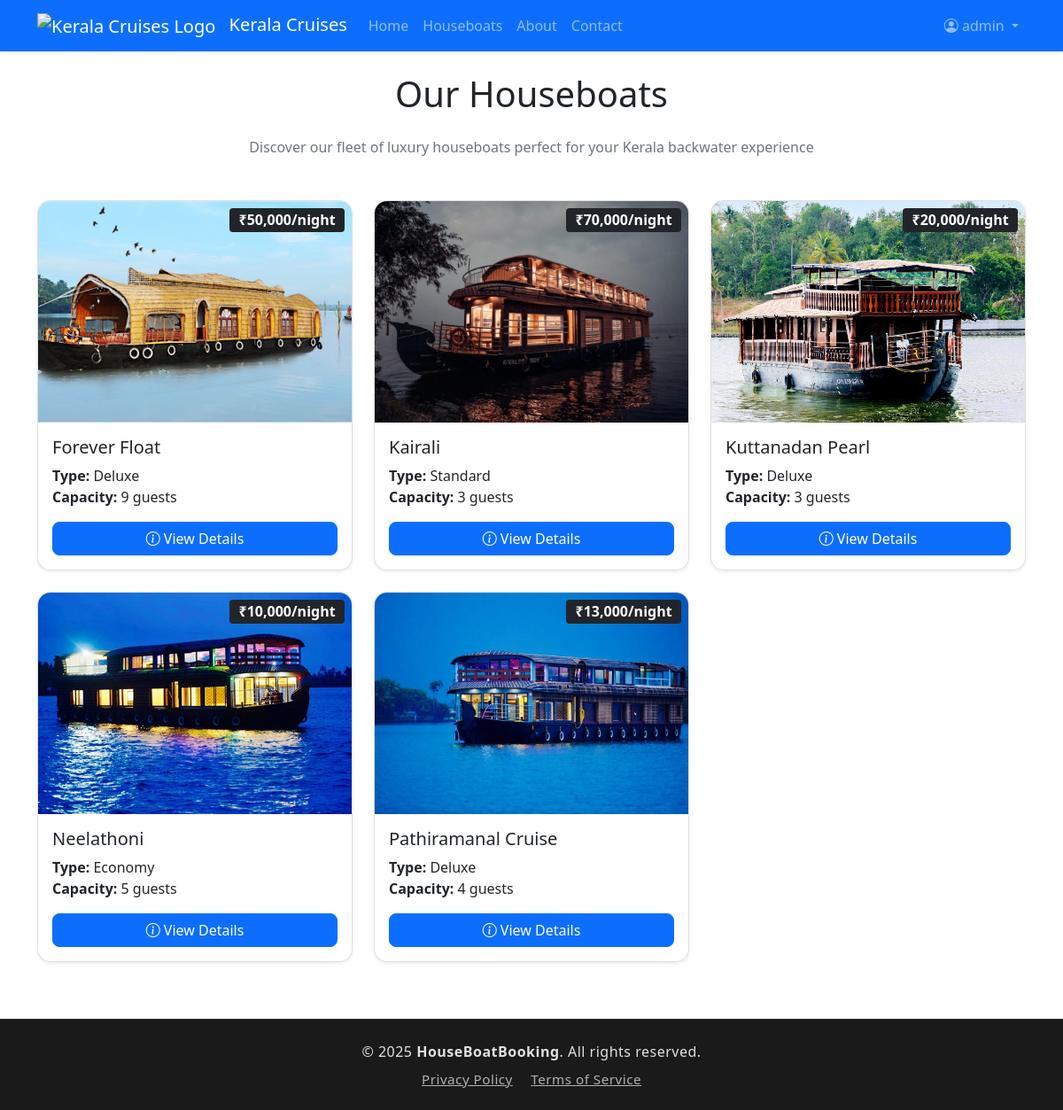
The page /frontend/pages/boats.php (signed in) on the database its author committed.
### tables this page shows
CREATE TABLE IF NOT EXISTS `boats` (
  `id` int NOT NULL AUTO_INCREMENT,
  `boat_name` varchar(100) NOT NULL,
  `boat_type` varchar(100) NOT NULL,
  `capacity` int NOT NULL,
  `price` decimal(10,2) NOT NULL,
  `image` varchar(255) DEFAULT NULL,
  `description` text,
  `status` enum('available','maintenance','booked') DEFAULT 'available',
  PRIMARY KEY (`id`)
);

### frontend/pages/boats.php (the view, shortened to what this page needs)
<?php
include '../../backend/inc/db_connect.php';
?>
<!DOCTYPE html>
<html lang="en">
<head>
    <link href="https://cdn.jsdelivr.net/npm/bootstrap@5.0.2/dist/css/bootstrap.min.css" rel="stylesheet">
    <link href="https://cdn.jsdelivr.net/npm/bootstrap-icons/font/bootstrap-icons.css" rel="stylesheet">
    <link rel="stylesheet" href="https://cdn.jsdelivr.net/npm/swiper@11/swiper-bundle.min.css" />
    <link rel="stylesheet" href="../../css/custom.css">
</head>
<body>
    <?php include '../includes/navbar.php'; ?>
    <div class="container mt-4">
        <div class="row">
            <div class="col-12">
                <h1 class="text-center mb-4">Our Houseboats</h1>
                <p class="text-center text-muted mb-5">Discover our fleet of luxury houseboats perfect for your Kerala backwater experience</p>
            </div>
        </div>
        <div class="row">
            <?php
            $result = $conn->query("SELECT * FROM boats WHERE status = 'available' ORDER BY boat_name");
            if (!$result) {
                echo '<div class="col-12"><div class="alert alert-danger">Database query failed: ' . $conn->error . '</div></div>';
            } else if ($result->num_rows > 0) {
                while ($row = $result->fetch_assoc()) {
                    $images = array();
                    if (!empty($row['image'])) {
                        $decoded = json_decode($row['image'], true);
                        if (is_array($decoded)) {
                            $images = $decoded;
                        } else {
                            $images = array($row['image']);
                        }
                    }
                    $mainImage = !empty($images[0]) ? "/HouseBoatBooking/uploads/boats/" . $images[0] : "/HouseBoatBooking/img/b1.jpg";
                    echo '<div class="col-md-4 mb-4">
                        <div class="card h-100 shadow-sm">
                            <div class="position-relative">
                                <img src="' . $mainImage . '" class="card-img-top" alt="' . htmlspecialchars($row['boat_name']) . '" style="height: 250px; object-fit: cover;">
                                <div class="position-absolute top-0 end-0 m-2">
                                    <span class="badge bg-dark bg-opacity-75 fs-6">₹' . number_format($row['price']) . '/night</span>
                                </div>
                            </div>
                            <div class="card-body d-flex flex-column">
                                <h5 class="card-title">' . htmlspecialchars($row['boat_name']) . '</h5>
                                <p class="card-text flex-grow-1">
                                    <strong>Type:</strong> ' . ucfirst(htmlspecialchars($row['boat_type'])) . '<br>
                                    <strong>Capacity:</strong> ' . htmlspecialchars($row['capacity']) . ' guests<br>
                                </p>
                                <div class="mt-auto">
                                    <a href="boat_details.php?id=' . $row['id'] . '" class="btn btn-primary w-100">
                                        <i class="bi bi-info-circle"></i> View Details
                                    </a>
                                </div>
                            </div>
                        </div>
                    </div>';
                }
            }
            ?>
        </div>
    </div>
    <?php include '../includes/footer.php'; ?>
</body>
</html>

### css/custom.css (style rules this page uses)
.card { transition: transform 0.3s ease; border-radius: 15px; overflow: hidden; }
.card-img-top { height: 250px; object-fit: cover; }
.btn { border-radius: 8px; font-weight: 500; transition: all 0.3s ease; }

### rows shown on the page
boats: shows a picture, price "50,000", boat_name "Forever Float", boat_type "Deluxe", capacity "9"
boats: shows a picture, price "70,000", boat_name "Kairali", boat_type "Standard", capacity "3"
boats: shows a picture, price "20,000", boat_name "Kuttanadan Pearl", boat_type "Deluxe", capacity "3"
boats: shows a picture, price "10,000", boat_name "Neelathoni", boat_type "Economy", capacity "5"
boats: shows a picture, price "13,000", boat_name "Pathiramanal Cruise", boat_type "Deluxe", capacity "4"

### other values the page prints
$_SESSION['username'] "admin"
